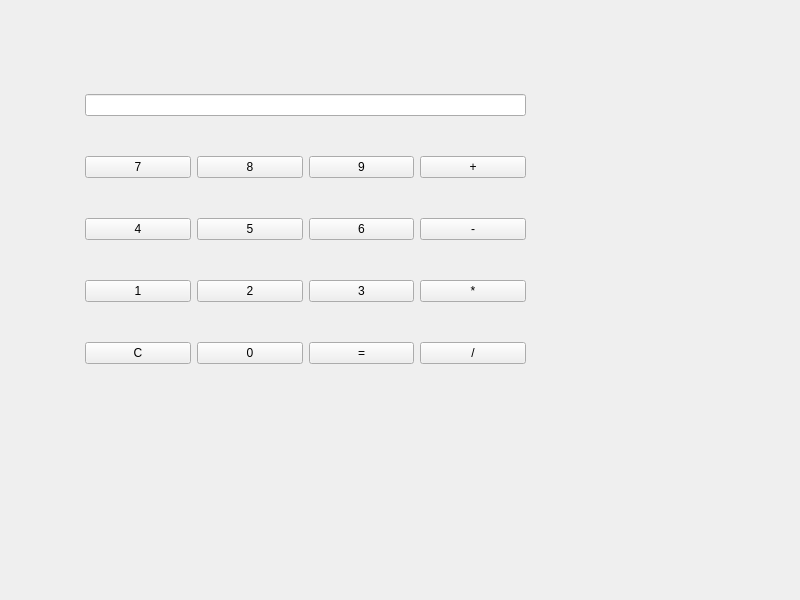
<?xml version="1.0" encoding="UTF-8"?>
<ui version="4.0">
 <class>Calculatrice</class>
 <widget class="QWidget" name="Calculatrice">
  <property name="geometry">
   <rect>
    <x>0</x>
    <y>0</y>
    <width>800</width>
    <height>600</height>
   </rect>
  </property>
  <property name="windowTitle">
   <string>Calculatrice</string>
  </property>
  <widget class="QWidget" name="">
   <property name="geometry">
    <rect>
     <x>85</x>
     <y>60</y>
     <width>441</width>
     <height>341</height>
    </rect>
   </property>
   <layout class="QGridLayout" name="gridLayout">
    <item row="0" column="0" colspan="4">
     <widget class="QLineEdit" name="lineEditAfficher">
      <property name="alignment">
       <set>Qt::AlignmentFlag::AlignRight|Qt::AlignmentFlag::AlignTrailing|Qt::AlignmentFlag::AlignVCenter</set>
      </property>
      <property name="readOnly">
       <bool>true</bool>
      </property>
     </widget>
    </item>
    <item row="1" column="0">
     <widget class="QPushButton" name="pushButton_7">
      <property name="text">
       <string>7</string>
      </property>
     </widget>
    </item>
    <item row="1" column="1">
     <widget class="QPushButton" name="pushButton_8">
      <property name="text">
       <string>8</string>
      </property>
     </widget>
    </item>
    <item row="1" column="2">
     <widget class="QPushButton" name="pushButton_9">
      <property name="text">
       <string>9</string>
      </property>
     </widget>
    </item>
    <item row="1" column="3">
     <widget class="QPushButton" name="pushButton_Additionner">
      <property name="text">
       <string>+</string>
      </property>
     </widget>
    </item>
    <item row="2" column="0">
     <widget class="QPushButton" name="pushButton_4">
      <property name="text">
       <string>4</string>
      </property>
     </widget>
    </item>
    <item row="2" column="1">
     <widget class="QPushButton" name="pushButton_5">
      <property name="text">
       <string>5</string>
      </property>
     </widget>
    </item>
    <item row="2" column="2">
     <widget class="QPushButton" name="pushButton_6">
      <property name="text">
       <string>6</string>
      </property>
     </widget>
    </item>
    <item row="2" column="3">
     <widget class="QPushButton" name="pushButton_Soustraction">
      <property name="text">
       <string>-</string>
      </property>
     </widget>
    </item>
    <item row="3" column="0">
     <widget class="QPushButton" name="pushButton_1">
      <property name="text">
       <string>1</string>
      </property>
     </widget>
    </item>
    <item row="3" column="1">
     <widget class="QPushButton" name="pushButton_2">
      <property name="text">
       <string>2</string>
      </property>
     </widget>
    </item>
    <item row="3" column="2">
     <widget class="QPushButton" name="pushButton_3">
      <property name="text">
       <string>3</string>
      </property>
     </widget>
    </item>
    <item row="3" column="3">
     <widget class="QPushButton" name="pushButton_Multiplier">
      <property name="text">
       <string>*</string>
      </property>
     </widget>
    </item>
    <item row="4" column="0">
     <widget class="QPushButton" name="pushButton_Effacer">
      <property name="text">
       <string>C</string>
      </property>
     </widget>
    </item>
    <item row="4" column="1">
     <widget class="QPushButton" name="pushButton_0">
      <property name="text">
       <string>0</string>
      </property>
     </widget>
    </item>
    <item row="4" column="2">
     <widget class="QPushButton" name="pushButton_Egal">
      <property name="text">
       <string>=</string>
      </property>
     </widget>
    </item>
    <item row="4" column="3">
     <widget class="QPushButton" name="pushButton_Diviser">
      <property name="text">
       <string>/</string>
      </property>
     </widget>
    </item>
   </layout>
  </widget>
 </widget>
 <resources/>
 <connections/>
</ui>
